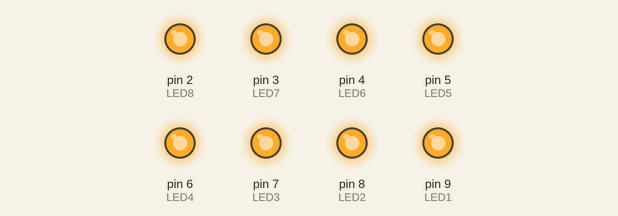
Recording of a sketch running on a simulated Arduino Uno, built with avr-gcc and run on an emulated ATmega328P. Shown: output pins drawn as LEDs (lit = HIGH).

Above: at 0.17 s.
At 0.51 s:
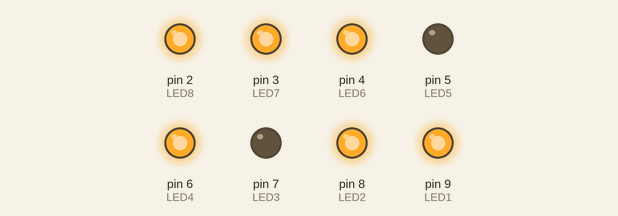
At 1.06 s:
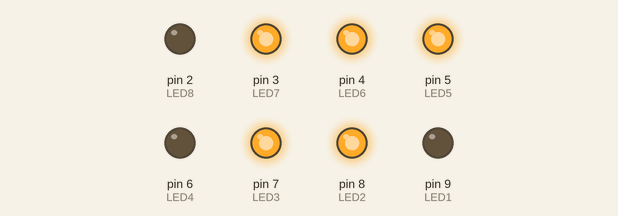
At 2.32 s:
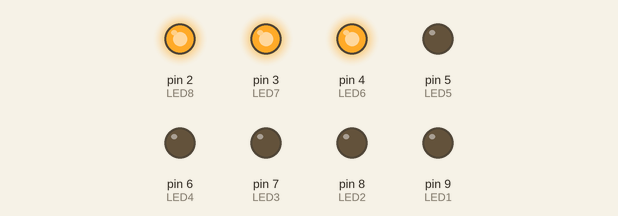
At 4.24 s:
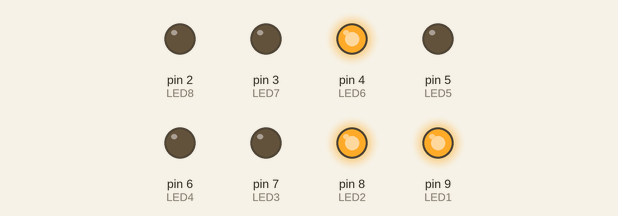
At 7.11 s:
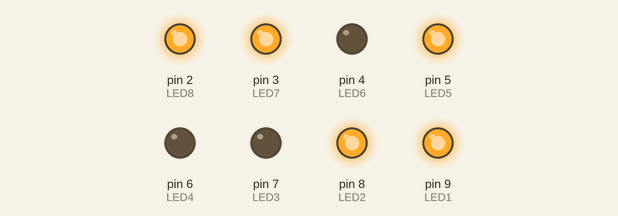
Timing chart, 0 to 7.7 s (numbered marks = the images above):
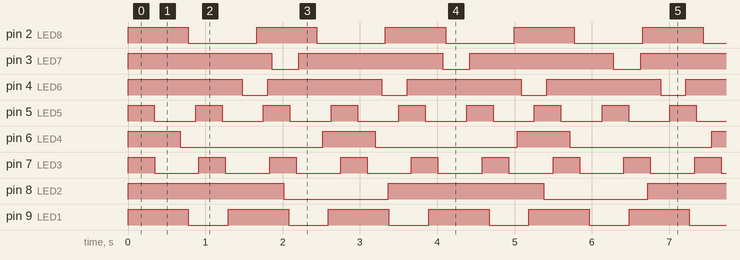

Measured:
- by itself, pin 2 (LED8): alternates HIGH for 0.78 s and LOW for 0.89 s
- by itself, pin 3 (LED7): alternates HIGH for 1.9 s and LOW for 0.35 s
- by itself, pin 4 (LED6): alternates HIGH for 1.5 s and LOW for 0.33 s
- by itself, pin 5 (LED5): alternates HIGH for 0.34 s and LOW for 0.53 s
- by itself, pin 6 (LED4): alternates HIGH for 0.68 s and LOW for 1.8 s
- by itself, pin 7 (LED3): alternates HIGH for 0.34 s and LOW for 0.57 s
- by itself, pin 8 (LED2): alternates HIGH for 2.0 s and LOW for 1.3 s
- by itself, pin 9 (LED1): alternates HIGH for 0.78 s and LOW for 0.52 s

The sketch:

Exercise_9.ino
```cpp
const int LED1 = 9;
const long onDuration1 = 781; // OFF time for LED
const long offDuration1 = 515; // ON time for LED

const int LED2 = 8;
const long onDuration2 = 2014;
const long offDuration2 = 1348;

const int LED3 = 7;
const long onDuration3 = 343;
const long offDuration3 = 573;

const int LED4 = 6;
const long onDuration4 = 678;
const long offDuration4 = 1839;

const int LED5 = 5;
const long onDuration5 = 342;
const long offDuration5 = 534;

const int LED6 = 4;
const long onDuration6 = 1478;
const long offDuration6 = 326;

const int LED7 = 3;
const long onDuration7 = 1859;
const long offDuration7 = 351;

const int LED8 = 2;
const long onDuration8 = 777;
const long offDuration8 = 888;


int LEDState1 = HIGH; // initial state of LED
int LEDState2 = HIGH;
int LEDState3 = HIGH;
int LEDState4 = HIGH;
int LEDState5 = HIGH;
int LEDState6 = HIGH;
int LEDState7 = HIGH;
int LEDState8 = HIGH;

long rememberTime1=0;// this is used by the code
long rememberTime2=0;
long rememberTime3=0;
long rememberTime4=0;
long rememberTime5=0;
long rememberTime6=0;
long rememberTime7=0;
long rememberTime8=0;

void setup() {
  pinMode(LED1, OUTPUT); // define LED1 as output
  digitalWrite(LED1, LEDState1); // set initial state

  pinMode(LED2, OUTPUT);
  digitalWrite(LED2, LEDState2);

  pinMode(LED3, OUTPUT);
  digitalWrite(LED3, LEDState3);

  pinMode(LED4, OUTPUT);
  digitalWrite(LED4, LEDState4);

  pinMode(LED5, OUTPUT);
  digitalWrite(LED5, LEDState5);

  pinMode(LED6, OUTPUT);
  digitalWrite(LED6, LEDState6);

  pinMode(LED7, OUTPUT);
  digitalWrite(LED7, LEDState7);

  pinMode(LED8, OUTPUT);
  digitalWrite(LED8, LEDState8);
}

void loop() {

 if( LEDState1 == HIGH )
 {
    if( (millis()- rememberTime1) >= onDuration1){
    LEDState1 = LOW; // change the state of LED
    rememberTime1 = millis(); // remember Current millis() time
    }
 }
 else
 {
    if( (millis()- rememberTime1) >= offDuration1){
    LEDState1 = HIGH; // change the state of LED
    rememberTime1 = millis(); // remember Current millis() time
    }

 }
  digitalWrite(LED1, LEDState1);// turn the LED ON or OFF


 if( LEDState2 == HIGH )
 {
    if( (millis()- rememberTime2) >= onDuration2){
    LEDState2 = LOW;
    rememberTime2 = millis();
    }
 }
 else
 {
    if( (millis()- rememberTime2) >= offDuration2){
    LEDState2 = HIGH;
    rememberTime2 = millis();
    }

 }
  digitalWrite(LED2, LEDState2);


  if( LEDState3 == HIGH )
 {
    if( (millis()- rememberTime3) >= onDuration3){
    LEDState3 = LOW;
    rememberTime3 = millis();
    }
 }
 else
 {
    if( (millis()- rememberTime3) >= offDuration3){
    LEDState3 = HIGH;
    rememberTime3 = millis();
    }

 }
  digitalWrite(LED3, LEDState3);


  if( LEDState4 == HIGH )
 {
    if( (millis()- rememberTime4) >= onDuration4){
    LEDState4 = LOW;
    rememberTime4 = millis();
    }
 }
 else
 {
    if( (millis()- rememberTime4) >= offDuration4){
    LEDState4 = HIGH;
    rememberTime4 = millis();
    }

 }
  digitalWrite(LED4, LEDState4);


  if( LEDState5 == HIGH )
 {
    if( (millis()- rememberTime5) >= onDuration5){
    LEDState5 = LOW;
    rememberTime5 = millis();
    }
 }
 else
 {
    if( (millis()- rememberTime5) >= offDuration5){
    LEDState5 = HIGH;
    rememberTime5 = millis();
    }

 }
  digitalWrite(LED5, LEDState5);


   if( LEDState6 == HIGH )
 {
    if( (millis()- rememberTime6) >= onDuration6){
    LEDState6 = LOW;
    rememberTime6 = millis();
    }
 }
 else
 {
    if( (millis()- rememberTime6) >= offDuration6){
    LEDState6 = HIGH;
    rememberTime6 = millis();
    }

 }
  digitalWrite(LED6, LEDState6);


    if( LEDState7 == HIGH )
 {
    if( (millis()- rememberTime7) >= onDuration7){
    LEDState7 = LOW;
    rememberTime7 = millis();
    }
 }
 else
 {
    if( (millis()- rememberTime7) >= offDuration7){
    LEDState7 = HIGH;
    rememberTime7 = millis();
    }

 }
  digitalWrite(LED7, LEDState7);


   if( LEDState8 == HIGH )
 {
    if( (millis()- rememberTime8) >= onDuration8){
    LEDState8 = LOW;
    rememberTime8 = millis();
    }
 }
 else
 {
    if( (millis()- rememberTime8) >= offDuration8){
    LEDState8 = HIGH;
    rememberTime8 = millis();
    }

 }
  digitalWrite(LED8, LEDState8);
} // loop ends
```
